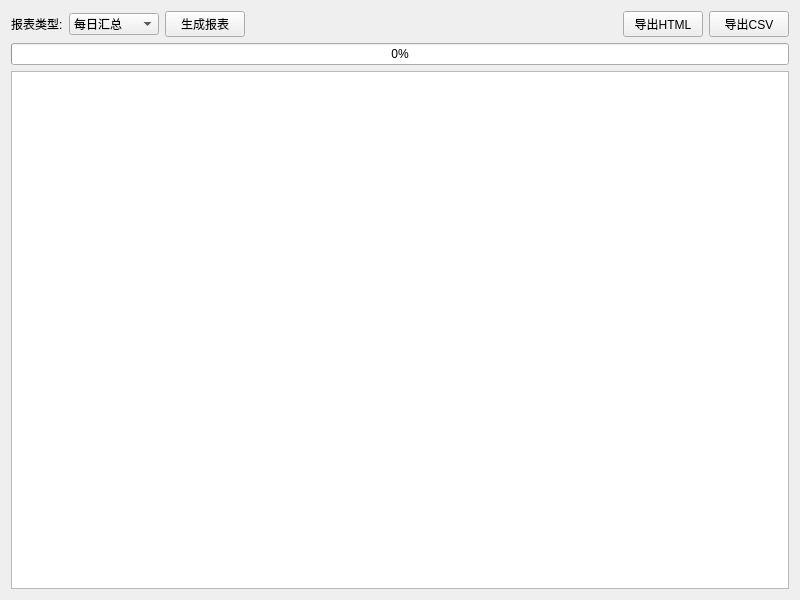
<?xml version="1.0" encoding="UTF-8"?>
<ui version="4.0">
 <class>ReportView</class>
 <widget class="QWidget" name="ReportView">
  <property name="geometry">
   <rect>
    <x>0</x>
    <y>0</y>
    <width>800</width>
    <height>600</height>
   </rect>
  </property>
  <property name="windowTitle">
   <string>统计报表</string>
  </property>
  <layout class="QVBoxLayout" name="verticalLayout">
   <item>
    <layout class="QHBoxLayout" name="horizontalLayout_2">
     <item>
      <widget class="QLabel" name="label">
       <property name="text">
        <string>报表类型:</string>
       </property>
      </widget>
     </item>
     <item>
      <widget class="QComboBox" name="comboReportType">
       <item>
        <property name="text">
         <string>每日汇总</string>
        </property>
       </item>
       <item>
        <property name="text">
         <string>周统计</string>
        </property>
       </item>
       <item>
        <property name="text">
         <string>月度报表</string>
        </property>
       </item>
       <item>
        <property name="text">
         <string>科室统计</string>
        </property>
       </item>
       <item>
        <property name="text">
         <string>医生工作量</string>
        </property>
       </item>
       <item>
        <property name="text">
         <string>预约统计</string>
        </property>
       </item>
       <item>
        <property name="text">
         <string>库存报表</string>
        </property>
       </item>
      </widget>
     </item>
     <item>
      <widget class="QPushButton" name="btnGenerate">
       <property name="text">
        <string>生成报表</string>
       </property>
      </widget>
     </item>
     <item>
      <spacer name="horizontalSpacer">
       <property name="orientation">
        <enum>Qt::Horizontal</enum>
       </property>
       <property name="sizeHint" stdset="0">
        <size>
         <width>40</width>
         <height>20</height>
        </size>
       </property>
      </spacer>
     </item>
     <item>
      <widget class="QPushButton" name="btnExportHtml">
       <property name="text">
        <string>导出HTML</string>
       </property>
      </widget>
     </item>
     <item>
      <widget class="QPushButton" name="btnExportCsv">
       <property name="text">
        <string>导出CSV</string>
       </property>
      </widget>
     </item>
    </layout>
   </item>
   <item>
    <widget class="QProgressBar" name="progressBar">
     <property name="value">
      <number>0</number>
     </property>
    </widget>
   </item>
   <item>
    <widget class="QTextBrowser" name="textBrowser">
     <property name="openExternalLinks">
      <bool>true</bool>
     </property>
    </widget>
   </item>
  </layout>
 </widget>
 <resources/>
 <connections/>
</ui>
